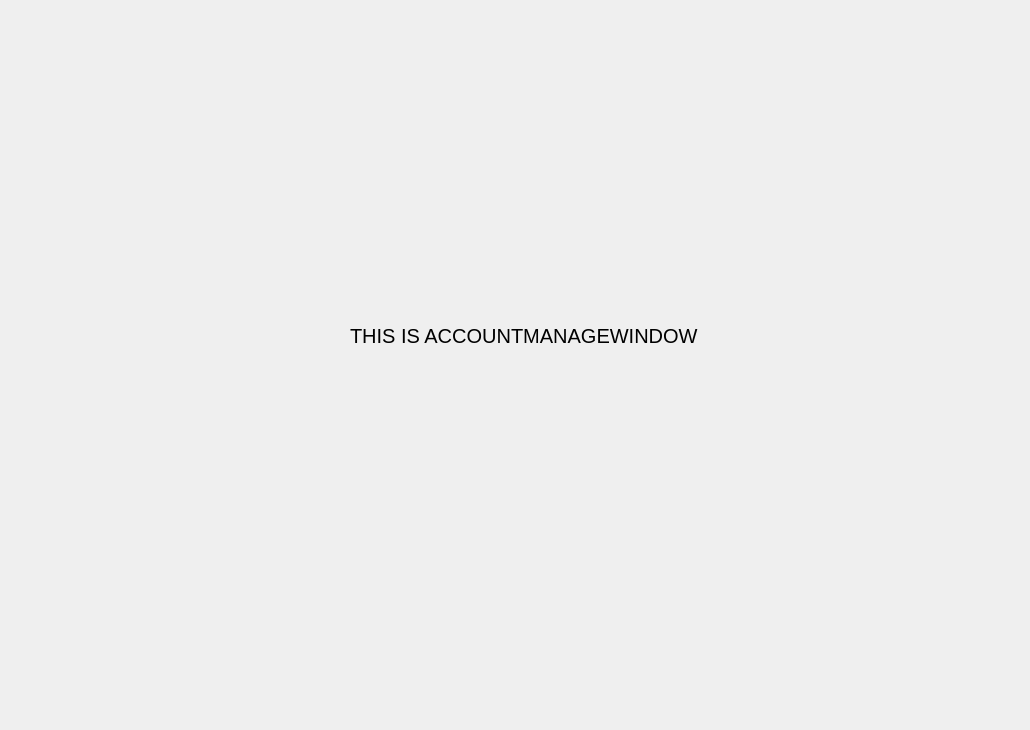
<?xml version="1.0" encoding="UTF-8"?>
<ui version="4.0">
 <class>AccountManageWindow</class>
 <widget class="QWidget" name="AccountManageWindow">
  <property name="geometry">
   <rect>
    <x>0</x>
    <y>0</y>
    <width>1030</width>
    <height>730</height>
   </rect>
  </property>
  <property name="windowTitle">
   <string>Form</string>
  </property>
  <widget class="QLabel" name="label">
   <property name="geometry">
    <rect>
     <x>350</x>
     <y>240</y>
     <width>501</width>
     <height>191</height>
    </rect>
   </property>
   <property name="font">
    <font>
     <pointsize>15</pointsize>
    </font>
   </property>
   <property name="text">
    <string>THIS IS ACCOUNTMANAGEWINDOW</string>
   </property>
  </widget>
 </widget>
 <resources/>
 <connections/>
</ui>
